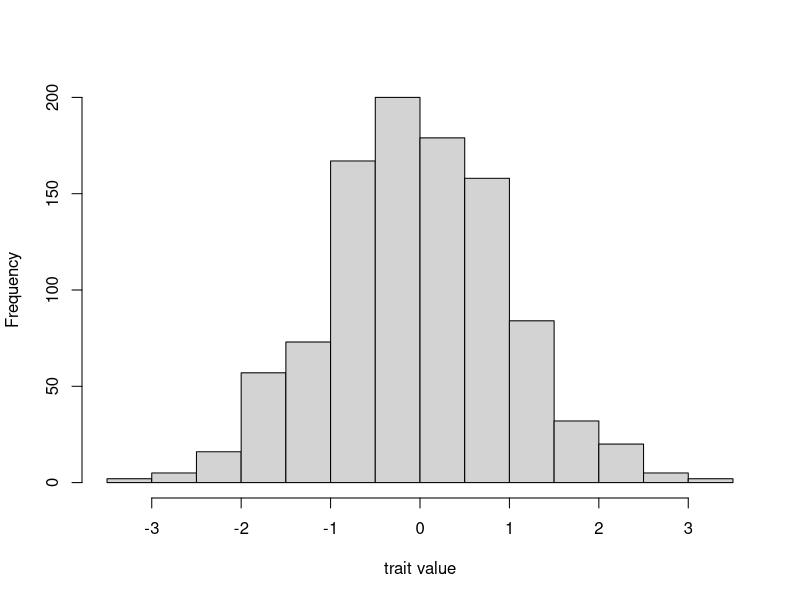
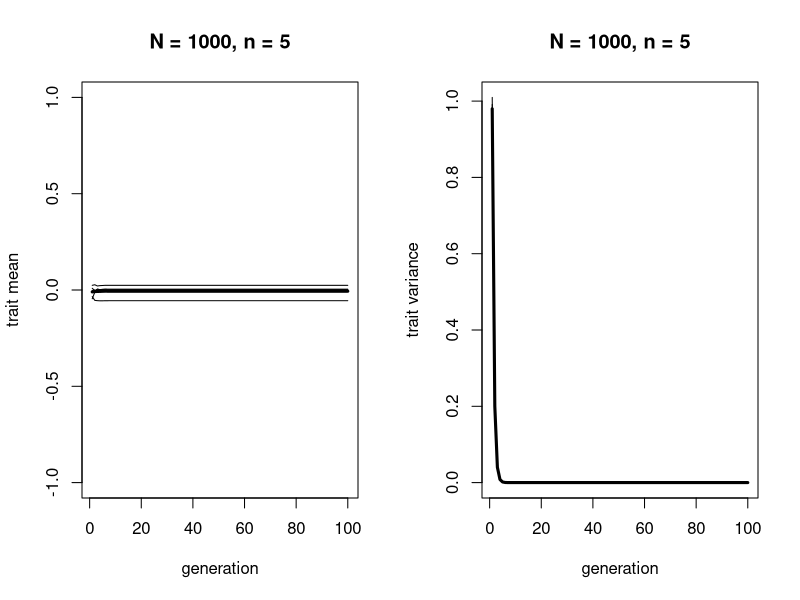
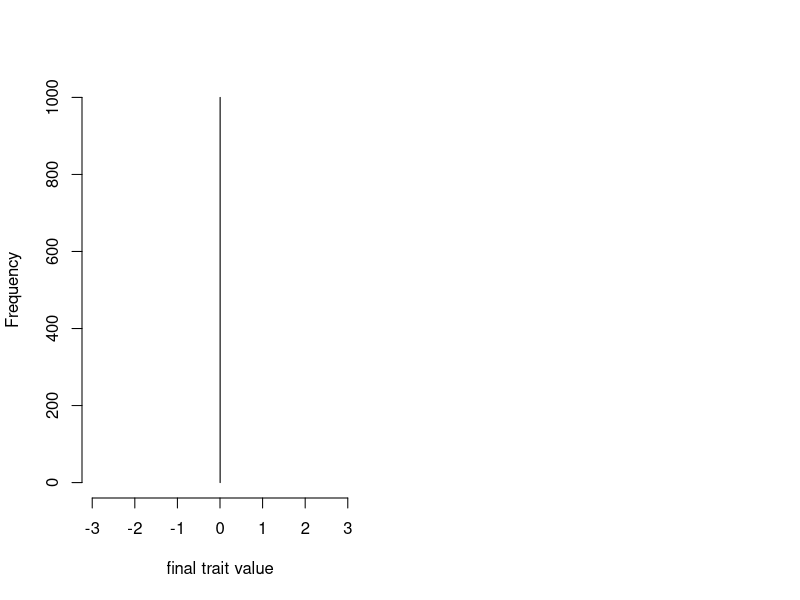
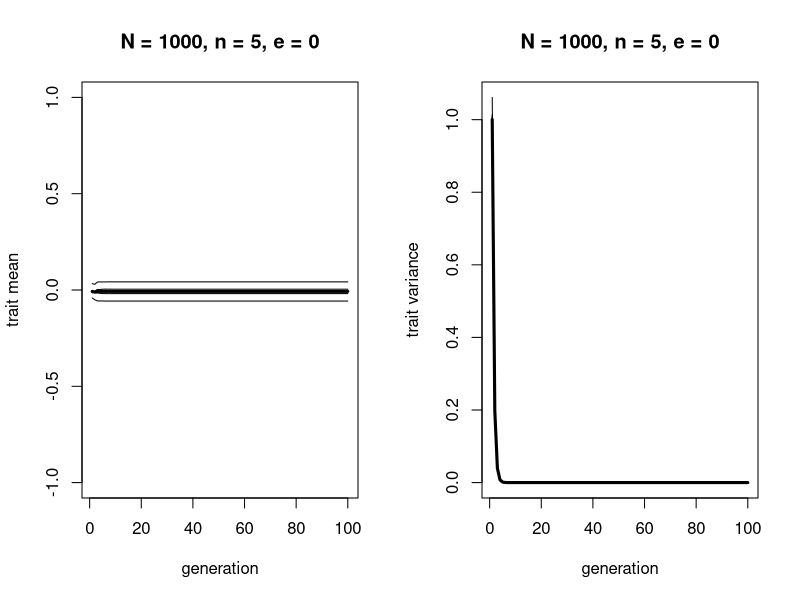
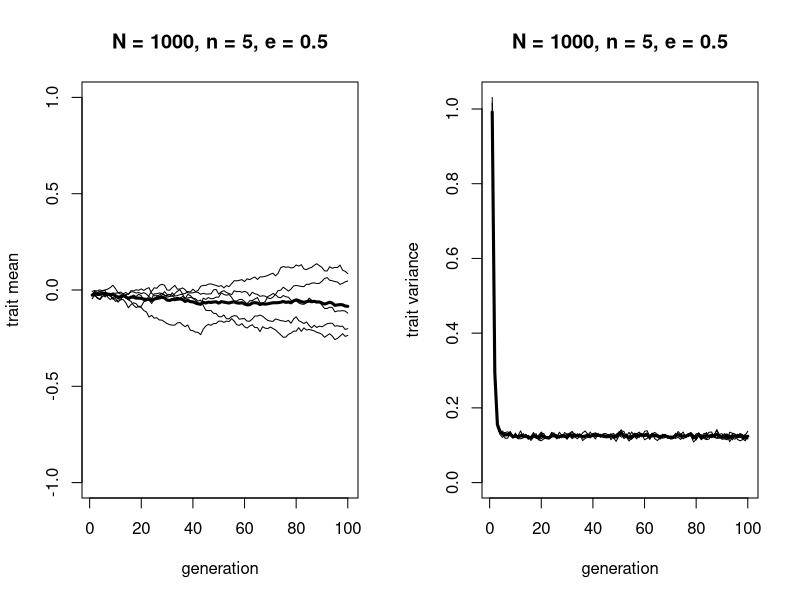
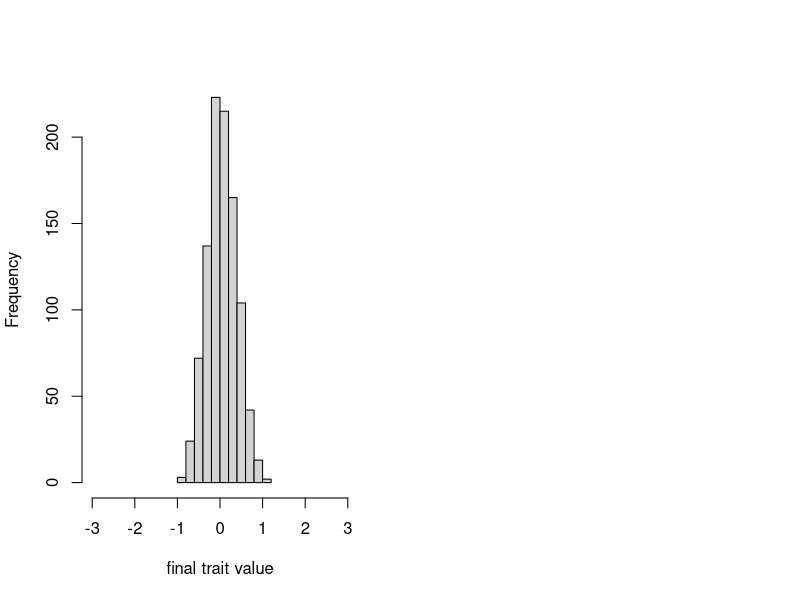

Generate these figures, in order, with R:
## ---- chunk 1

N <- 1000
values <- rnorm(N)
hist(values, main = "", xlab = "trait value")

## ---- chunk 2

BlendingInheritance <- function (N, n, t_max, r_max) {
  
  # create a matrix for trait means with t_max rows and r_max columns, 
  # fill with NAs, convert to dataframe
  trait_mean <- as.data.frame(matrix(NA, t_max, r_max))
  
  # purely cosmetic: rename the columns with run1, run2 etc.
  names(trait_mean) <- paste("run", 1:r_max, sep="")  
  
  # same for holding trait variance
  trait_var <- as.data.frame(matrix(NA, t_max, r_max)) 
  names(trait_var) <- paste("run", 1:r_max, sep="")
  
  for (r in 1:r_max) {
    
    # create first generation, N random numbers from a standard normal distribution
    agent <- rnorm(N)  
    
    # add first generation's mean to first row of column r
    trait_mean[1,r] <- mean(agent)  
    
    # add first generation's variance to first row of column r
    trait_var[1,r] <- var(agent)  
    
    for (t in 2:t_max) {
      
      # create matrix with N rows and n columns, 
      # fill with traits from random members of agent
      m <- matrix(sample(agent, N*n, replace = TRUE), N, n)
      
      # create new generation by taking rowMeans, i.e. mean of n demonstrators, 
      # to implement blending inheritance
      agent <- rowMeans(m)
      
      # get mean trait value and put it into output slot for this generation t and run r
      trait_mean[t,r] <- mean(agent)  
      
      # get trait variance and put it into output slot for this generation t and run r
      trait_var[t,r] <- var(agent)  
      
    }
    
  }
  
  # create two plots, one for means and one for variances
  par(mfrow=c(1,2)) # 1 row, 2 columns
  
  # plot a thick line for the mean mean of all runs
  plot(rowMeans(trait_mean), 
       type = 'l', 
       ylab = "trait mean", 
       xlab = "generation", 
       ylim = c(min(trait_mean,-1), max(trait_mean,1)), 
       lwd = 3, 
       main = paste("N = ", N, ", n = ", n, sep = ""))
  
  # add lines for each run, up to r_max
  for (r in 1:r_max) {  
    lines(trait_mean[,r], type = 'l') 
  }
  
  # plot a thick line for the mean variance across all runs
  plot(rowMeans(trait_var), 
       type = 'l', 
       ylab = "trait variance", 
       xlab = "generation", 
       ylim = c(0, max(trait_var)), 
       lwd = 3, 
       main = paste("N = ", N, ", n = ", n, sep = ""))
  
  # add lines for each run, up to r_max
  for (r in 1:r_max) {  
    lines(trait_var[,r], type = 'l')  
  }
  
  # export data from function
  list(final_agent = agent, mean = trait_mean, variance = trait_var)  
}

## ---- chunk 3

output <- BlendingInheritance(N = 1000, n = 5, t_max = 100, r_max = 5)

## ---- chunk 4

head(output$final_agent)
tail(output$final_agent)

## ---- chunk 5

hist(output$final_agent, xlim = c(-3,3), main = "", xlab = "final trait value")

## ---- chunk 6

BlendingInheritance <- function (N, n, e, t_max, r_max) {
  
  # create a matrix for trait means with t_max rows and r_max columns, 
  # fill with NAs, convert to dataframe
  trait_mean <- as.data.frame(matrix(NA, t_max, r_max))  
  
  # purely cosmetic: rename the columns with run1, run2 etc.
  names(trait_mean) <- paste("run", 1:r_max, sep="")  
  
  # same for holding trait variance
  trait_var <- as.data.frame(matrix(NA, t_max, r_max))  
  names(trait_var) <- paste("run", 1:r_max, sep="")
  
  for (r in 1:r_max) {
    
    # create first generation, N random numbers from a standard normal distribution
    agent <- rnorm(N)  
    
    # add first generation's mean to first row of column r
    trait_mean[1,r] <- mean(agent)  
    
    # add first generation's variance to first row of column r
    trait_var[1,r] <- var(agent)  
    
    for (t in 2:t_max) {
      
      # create matrix with N rows and n columns, 
      # fill with traits from random members of agent
      m <- matrix(sample(agent, N*n, replace = TRUE), N, n)
      
      # add random error to each demonstrator value, with variance e
      m <- matrix(rnorm(N*n, mean = m, sd = sqrt(e)), N, n)
      
      # create new generation by taking rowMeans, i.e. mean of n demonstrators, 
      # to implement blending inheritance
      agent <- rowMeans(m)
      
      # get mean trait value and put it into output slot for this generation t and run r
      trait_mean[t,r] <- mean(agent)  
      
      # get trait variance and put it into output slot for this generation t and run r
      trait_var[t,r] <- var(agent)  
      
    }
    
  }
  
  # create two plots, one for means one for variances
  par(mfrow=c(1,2)) # 1 row, 2 columns
  
  # plot a thick line for the mean mean of all runs
  plot(rowMeans(trait_mean), 
       type = 'l', 
       ylab = "trait mean", 
       xlab = "generation", 
       ylim = c(min(trait_mean,-1), max(trait_mean,1)), 
       lwd = 3, 
       main = paste("N = ", N, ", n = ", n, ", e = ", e, sep = ""))
  
  # add lines for each run, up to r_max
  for (r in 1:r_max) {  
    lines(trait_mean[,r], type = 'l')  
  }
  
  # plot a thick line for the mean variance across all runs
  plot(rowMeans(trait_var), 
       type = 'l', 
       ylab = "trait variance", 
       xlab = "generation", 
       ylim = c(0, max(trait_var)), 
       lwd = 3, 
       main = paste("N = ", N, ", n = ", n, ", e = ", e, sep = ""))
  
  # add lines for each run, up to r_max
  for (r in 1:r_max) {  
    lines(trait_var[,r], type = 'l')  
  }
  
  # export data from function
  list(final_agent = agent, mean = trait_mean, variance = trait_var)  
}

## ---- chunk 7

output <- BlendingInheritance(N = 1000, n = 5, e = 0, t_max = 100, r_max = 5)

## ---- chunk 8

output <- BlendingInheritance(N = 1000, n = 5, e = 0.5, t_max = 100, r_max = 5)

## ---- chunk 9

colMeans(output$variance[50:100,])

## ---- chunk 10

hist(output$final_agent, xlim = c(-3,3), main = "", xlab = "final trait value")

